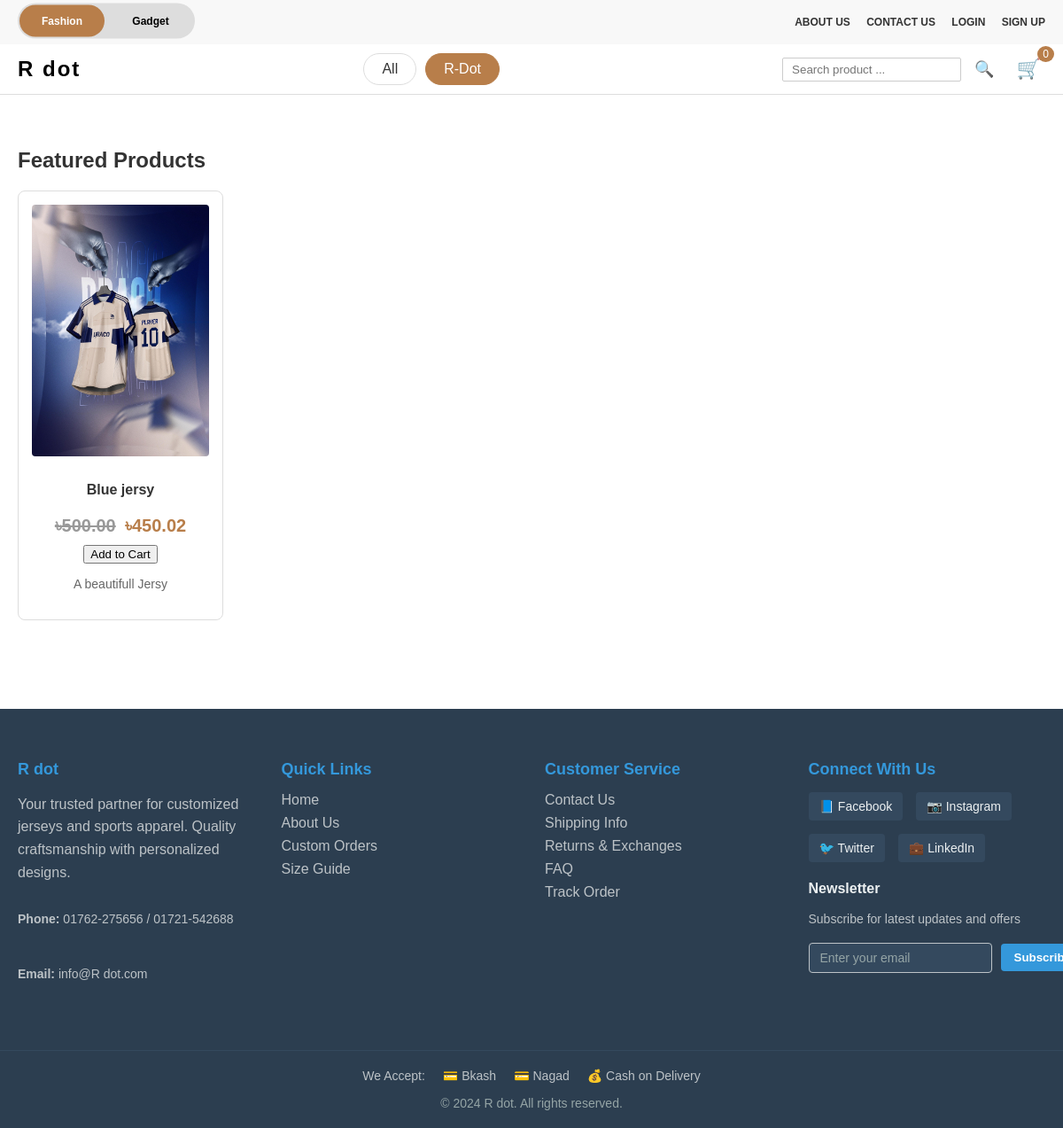
The page /home/R-Dot/?type=Fashion on the database its author committed.
### main/models.py (models this page shows, shortened)
class Subcategory(models.Model):
    category = models.ForeignKey(Category, on_delete=models.CASCADE, related_name='subcategories')
    name = models.CharField(max_length=200)

class Product(models.Model):
    subcategory = models.ForeignKey(Subcategory, on_delete=models.CASCADE, related_name='products')
    name = models.CharField(max_length=200)
    image = models.ImageField(upload_to='products/')
    price = models.DecimalField(max_digits=8, decimal_places=2)
    discount_price = models.DecimalField(max_digits=8, decimal_places=2, blank=True, null=True)
    stock_out = models.BooleanField(default=False)
    description = models.TextField(blank=True)

### main/views.py (the view)
# urls.py: 2. Add a URL to urlpatterns:  path('', views.home, name='home')
def home(request, subcategory_name=None):
    type_name = request.GET.get('type')
    if type_name:
        request.session['selected_type'] = type_name
        subcategories = Subcategory.objects.filter(category__type__name__iexact=type_name)
    else:
        type_name = request.session.get('selected_type', 'Fashion')
        subcategories = Subcategory.objects.filter(category__type__name__iexact=type_name)
    selected_subcategory = None
    if subcategory_name:
        selected_subcategory = subcategory_name
        products = Product.objects.filter(subcategory__name__iexact=subcategory_name).order_by('?')[:16]
        banners = Banner.objects.filter(type__name__iexact=type_name)
    else:
        products = Product.objects.filter(subcategory__category__type__name__iexact=type_name).order_by('?')[:16]
        banners = Banner.objects.filter(type__name__iexact=type_name)
    return render(request, 'home.html', {
        'banners': banners,
        'products': products,
        'selected_type': type_name,
        'subcategories': subcategories,
        'selected_subcategory': selected_subcategory
    })

### main/context_processors.py (called while the page is built, shortened)
def cart_item_count(request: HttpRequest) -> Dict[str, Any]:
    cart = request.session.get('cart', {})
    total_quantity = sum(cart.values()) if cart else 0
    return {'cart_item_count': total_quantity}

def categories_processor(request: HttpRequest) -> Dict[str, Any]:
    type_name = request.GET.get('type') or request.session.get('selected_type', 'Fashion')
    current_category = None
    resolver = request.resolver_match
    if type_name:
        all_categories = Category.objects.filter(type__name__iexact=type_name)
    else:
        all_categories = Category.objects.all()
    if current_category:
        nav_categories = [current_category]
        other_categories = all_categories.exclude(pk=current_category.pk)[:4]
        nav_categories.extend(other_categories)
    else:
        nav_categories = list(all_categories[:5])
    return {
        'nav_categories': nav_categories,
        'all_categories': all_categories,
        'current_category': current_category
    }

def toggle_visibility_processor(request: HttpRequest) -> Dict[str, Any]:
    show_toggle = True
    selected_type = request.session.get('selected_type', 'Fashion')
    return {
        'show_toggle': show_toggle,
        'selected_type': selected_type
    }

### main/templates/home.html (shortened to what this page needs)
{% extends 'base.html' %}
{% block content %}
<section class="products">
    <h2>Featured Products</h2>
    {% if products %}
        <div class="product-grid">
            {% for product in products %}
                <div class="product-card {% if product.stock_out %}out-of-stock{% endif %}">
                    <a href="{% url 'product_detail' product.id %}">
                        <img src="{{ product.image.url }}" alt="{{ product.name }}" />
                    </a>
                    <h3><a href="{% url 'product_detail' product.id %}">{{ product.name }}</a></h3>
                    {% if product.discount_price %}
                        <p class="price"><del>৳{{ product.price }}</del> ৳{{ product.discount_price }}</p>
                    {% else %}
                        <p class="price">৳{{ product.price }}</p>
                    {% endif %}
                    {% if product.stock_out %}
                        <p class="stock-status">Out of Stock</p>
                    {% else %}
                        <form method="post" action="{% url 'add_to_cart' %}" onsubmit="return addToCart(event, this);">
                            <button type="submit" class="btn-add-cart">Add to Cart</button>
                        </form>
                    {% endif %}
                    <p class="description">{{ product.description|truncatechars:100 }}</p>
                </div>
            {% endfor %}
        </div>
    {% else %}
        <p>No products available.</p>
    {% endif %}
</section>
{% endblock %}

### main/templates/base.html (shortened to what this page needs)
{% load static %}
<!DOCTYPE html>
<html lang="en">
    <head>
        <link rel="stylesheet" href="{% static 'css/style.css' %}" />
    </head>
    <body>
    {% block header %}
    <header>
        <div class="top-bar">
            <div class="top-links">
                <a href="{% url 'about_us' %}">ABOUT US</a>
                <a href="{% url 'contact_us' %}">CONTACT US</a>
                {% if user.is_authenticated %}
                    <a href="{% url 'profile' %}">MY PROFILE</a>
                    <a href="{% url 'logout' %}">LOGOUT</a>
                {% else %}
                    <a href="{% url 'login' %}">LOGIN</a>
                    <a href="{% url 'signup' %}">SIGN UP</a>
                {% endif %}
            </div>
            {% if show_toggle %}
            <div class="fashion-gadget-switch">
            <form method="get" class="filter-form">
                <div class="toggle-switch">
                    <label for="fashion">Fashion</label>
                    <label for="gadget">Gadget</label>
                </div>
            </form>
        </div>
        {% endif %}
        </div>
        <nav class="main-nav">
            <div class="logo">
                <a href="{% url 'home' %}?type={{ selected_type }}">R dot</a>
            </div>
            {% if nav_subcategories %}
            <div class="subcategory-tabs-container">
                <a href="{% url 'home' %}?type={{ selected_type }}" class="subcategory-tab {% if request.resolver_match.url_name == 'home' %}active{% endif %}">All</a>
                {% for subcategory in nav_subcategories %}
                <a href="{% url 'home_subcategory' subcategory_name=subcategory.name %}?type={{ selected_type }}" class="subcategory-tab {% if request.resolver_match.url_name == 'home_subcategory' and request.resolver_match.kwargs.subcategory_name == subcategory.name %}active{% endif %}">{{ subcategory.name }}</a>
                {% endfor %}
            </div>
            {% endif %}
            <div class="search-cart">
                <form action="{% url 'search' %}" method="get">
                    <input type="text" name="q" placeholder="Search product ..." />
                    <button type="submit" class="search-btn">&#128269;</button>
                </form>
<a href="{% url 'cart' %}" class="cart-icon">&#128722;<span class="cart-count">{{ cart_item_count }}</span></a>
            </div>
        </nav>
    </header>
    {% endblock %}
    <main>
        {% block content %}
        {% endblock %}
    </main>
    {% block footer %}
    <footer>
        <div class="footer-content">
            <div class="footer-section">
                <h3>R dot</h3>
                <p>Your trusted partner for customized jerseys and sports apparel. Quality craftsmanship with personalized designs.</p>
                <div class="contact-info">
                    <p><strong>Phone:</strong> 01762-275656 / 01721-542688</p>
                    <p><strong>Email:</strong> info@R dot.com</p>
                </div>
            </div>
            <div class="footer-section">
                <h3>Quick Links</h3>
                <ul>
                    <li><a href="{% url 'home' %}">Home</a></li>
                    <li><a href="{% url 'about_us' %}">About Us</a></li>
                    <li><a href="#">Custom Orders</a></li>
                    <li><a href="#">Size Guide</a></li>
                </ul>
            </div>
            <div class="footer-section">
                <h3>Customer Service</h3>
                <ul>
                    <li><a href="{% url 'contact_us' %}">Contact Us</a></li>
                    <li><a href="#">Shipping Info</a></li>
                    <li><a href="#">Returns & Exchanges</a></li>
                    <li><a href="#">FAQ</a></li>
                    <li><a href="#">Track Order</a></li>
                </ul>
            </div>
            <div class="footer-section">
                <h3>Connect With Us</h3>
                <div class="social-links">
                    <a href="#" class="social-icon">📘 Facebook</a>
                    <a href="#" class="social-icon">📷 Instagram</a>
                    <a href="#" class="social-icon">🐦 Twitter</a>
                    <a href="#" class="social-icon">💼 LinkedIn</a>
                </div>
                <div class="newsletter">
                    <h4>Newsletter</h4>
                    <p>Subscribe for latest updates and offers</p>
                    <div class="newsletter-signup">
                        <input type="email" placeholder="Enter your email" />
                        <button type="submit">Subscribe</button>
                    </div>
                </div>
            </div>
        </div>
        <div class="footer-bottom">
            <div class="payment-methods">
                <span>We Accept:</span>
                <span>💳 Bkash</span>
                <span>💳 Nagad</span>
                <span>💰 Cash on Delivery</span>
            </div>
            <p>&copy; 2024 R dot. All rights reserved.</p>
        </div>
    </footer>
    {% endblock %}
</body>
</html>

### rows shown on the page
Subcategory: name "R-Dot"
Product: image (picture), name "Blue jersy", price "500.00", discount_price "450.02", description "A beautifull Jersy"

### other values the page prints
{{ cart_item_count }} "0"
